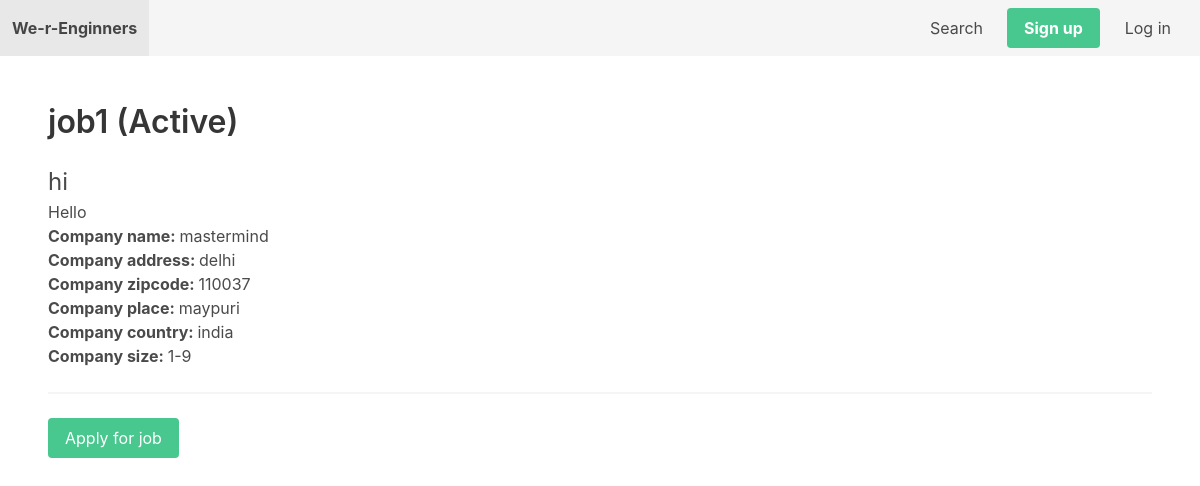
The page /jobs/6/ on the database its author committed.
### job/models.py (models this page shows, shortened)
class Job(models.Model):
    SIZE_1_9 = 'size_1-9'
    SIZE_10_49 = 'size_10-49'
    SIZE_50_99 = 'size_50-99'
    SIZE_100 = 'size_100'
    CHOICES_SIZE = (
        (SIZE_1_9, '1-9'),
        (SIZE_10_49, '10-49'),
        (SIZE_50_99, '50-99'),
        (SIZE_100, '100+'),
    )
    ACTIVE = 'active'
    EMPLOYED = 'employed'
    ARCHIVED = 'archived'
    CHOICES_STATUS = (
        (ACTIVE, 'Active'),
        (EMPLOYED, 'Employed'),
        (ARCHIVED, 'Archived')
    )
    title = models.CharField(max_length=255)
    short_description = models.TextField()
    long_description = models.TextField(blank=True, null=True)
    company_name = models.CharField(max_length=255)
    company_address = models.CharField(max_length=255, blank=True, null=True)
    company_zipcode = models.CharField(max_length=255, blank=True, null=True)
    company_place = models.CharField(max_length=255, blank=True, null=True)
    company_country = models.CharField(max_length=255, blank=True, null=True)
    company_size = models.CharField(max_length=20, choices=CHOICES_SIZE, default=SIZE_1_9)
    created_by = models.ForeignKey(User, related_name='jobs', on_delete=models.CASCADE)
    created_at = models.DateTimeField(auto_now_add=True)
    changed_at = models.DateTimeField(auto_now=True)
    status = models.CharField(max_length=20, choices=CHOICES_STATUS, default=ACTIVE)

### job/views.py (the view)
# urls.py: path('<int:job_id>/', job_detail, name='job_detail'),
def job_detail(request, job_id):
    job = Job.objects.get(pk=job_id)
    return render(request, 'job/job_detail.html', {'job': job})

### notification/context_processors.py (called while the page is built)
def notifications(request):
    if request.user.is_authenticated:
        return {'notifications': request.user.notifications.filter(is_read=False)}
    else:
        return {'notifications': []}

### job/templates/job/job_detail.html
{% extends 'core/base.html' %}
{% block content %}
    <h1 class="title">{{ job.title }} ({{ job.get_status_display }})</h1>
    <p class="is-size-4">{{ job.short_description }}</p>
    <p>{{ job.long_description }}</p>
    <b>Company name: </b>{{ job.company_name}}<br>
    {% if job.company_address %}<b>Company address: </b>{{ job.company_address}}<br>{% endif %}
    {% if job.company_zipcode %}<b>Company zipcode: </b>{{ job.company_zipcode}}<br>{% endif %}
    {% if job.company_place %}<b>Company place: </b>{{ job.company_place}}<br>{% endif %}
    {% if job.company_country %}<b>Company country: </b>{{ job.company_country}}<br>{% endif %}
    <b>Company size: </b>{{ job.get_company_size_display }}<br>
    <hr>
    {% if job.status == 'active' %}
        <a href="{% url 'apply_for_job' job.id %}" class="button is-success">Apply for job</a>
    {% else %}
        <p>This job is not available anymore!</p>
    {% endif %}
{% endblock %}

### rows shown on the page
Job: title "job1", status "Active", short_description "hi", long_description "Hello", company_name "mastermind", company_address "delhi", company_zipcode "110037", company_place "maypuri", company_country "india", company_size "1-9"
